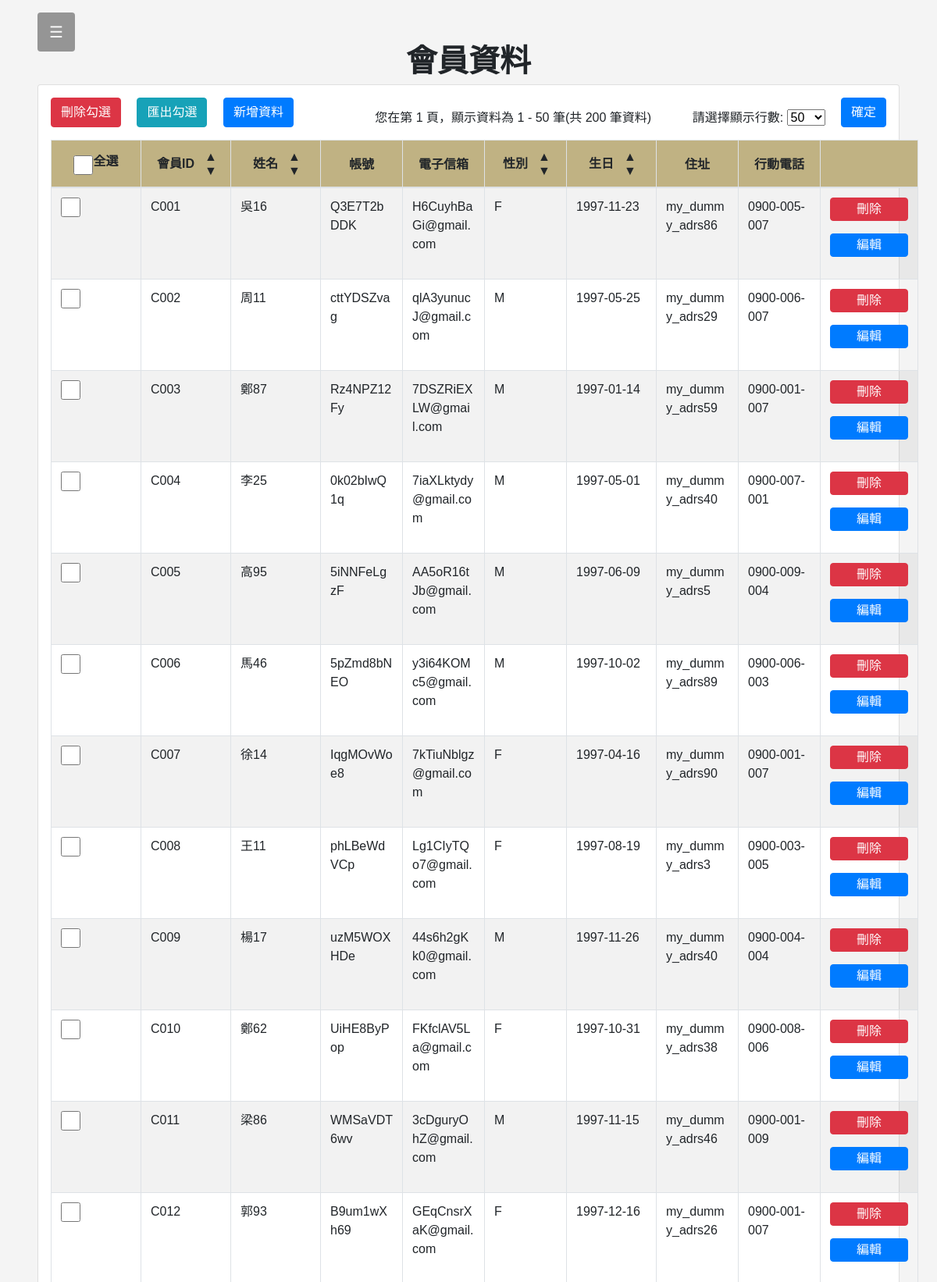
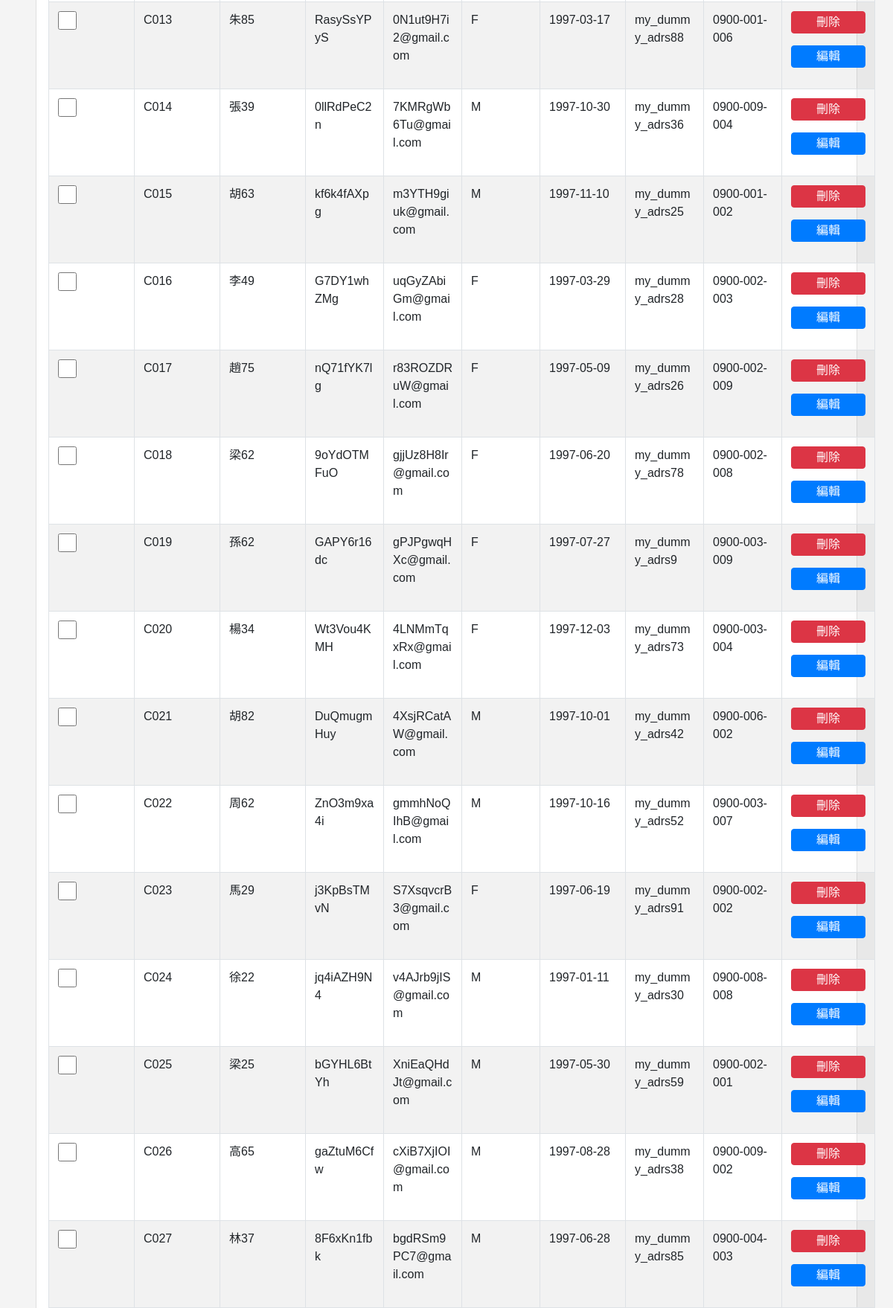
The page /works/members.php (signed in, upper part) on the database its author committed (2 pictures, top to bottom).
### tables this page shows
CREATE TABLE `customers` (
  `customerID` varchar(5) NOT NULL default '', 
  `cName` varchar(20) NOT NULL,  
  `cAccount` varchar(20) NOT NULL unique,  
  `cEmail` varchar(20) NOT NULL unique,  
  `cPassword` varchar(100) NOT NULL,  
  `cSex` enum('F','M') NOT NULL,  
  `cBirthDate` date default NULL,  
  `cAddress` varchar(60) default NULL,  
  `cMobile` varchar(24) default NULL,  
  PRIMARY KEY  (`customerID`)
);

### works/members.php (the view, shortened to what this page needs)
<?php
$link = @mysqli_connect("localhost", "root", "") or die(mysqli_connect_error());
mysqli_select_db($link, "coffee");
if (isset($_GET["page"])) {
    $page = $_GET["page"];
} else {
    $page = 1;
}
$rowNum = $_SESSION["member_row_num"];
$total_num_rows = mysqli_num_rows(mysqli_query($link, "select customerID from coffee.customers;"));
$tableOffSet = $rowNum * ($page - 1);
$showDataStartFrom = $tableOffSet + 1;
$showDataEndTo = $tableOffSet + $rowNum;
$ASCorDESC = $_SESSION["ASCorDESC"];
$orderby = $_SESSION["cu_orderby"];
?>
<!DOCTYPE html>
<head>
    <link rel="stylesheet" href="https://maxcdn.bootstrapcdn.com/bootstrap/4.4.1/css/bootstrap.min.css">
    <link rel="stylesheet" type="text/css" href="../demostyle.css">
</head>
<body class="bg-color-Paper">
<?php include '../parts/head.php';?>
<div class="main p-5">
<div class="container" style="text-align:center; font-size: 40px; font-weight: 700;">會員資料</div>
<form method='post' class="card p-3">
    <div>
        <input type="submit" value="刪除勾選" name="deleteSelected" onclick="return confirm('你確定要刪除勾選資料嗎？')"class="btn btn-danger mb-3">
        <input type="submit" value="匯出勾選" class="btn btn-info ml-3 mb-3" name="exportSelected">
        <input type="button" value="新增資料" name="edit" class="btn btn-primary ml-3 mb-3"
               data-toggle="modal" data-target="#myModal">
                <div class='float-right'>
                    <span class="mr-5">
                    <?php echo "您在第 $page 頁，顯示資料為 $showDataStartFrom - $showDataEndTo 筆(共 $total_num_rows 筆資料)" ?>
                    </span>
                    <label for="row_num_select">請選擇顯示行數:</label>
                    <select id="row_num_select" name="row_num">
                        <option value="50" <?php if ($rowNum == 50) {echo "selected";}?>>50 </option>
                    </select>
                    <input type="submit" value="確定" name="row_num_submit" class="btn btn-primary ml-3 mb-3">
                </div>
    <table class="table table-striped table-bordered data_main_table">
    <thead class="bg-color-gold">
                    <tr>
                        <th>
                        <div class="d-flex justify-content-center align-items-center flex-row m-0 " style='width: 90px;'>
                            <input type="checkbox" id="selectAll" onclick="selectAllCheckbox()" class='checkmark' style='position: relative;'>
                            <label for="selectAll">全選</label>
                        </div>
                        </th>
                        <th>
                            <div class="d-flex justify-content-center align-items-center flex-row m-0 " style='width: 90px;'>
                                <p class="m-1">會員ID</p>
                                <div class="DESC-ASC ml-2">
                                    <input type="submit" class="d-block btn btn-DESC" value="▲" name="customerID_DESC">
                                    <input type="submit" class="d-block btn btn-ASC" value="▼" name="customerID_ASC">
                                </div>
                            </div>
                        </th>
                        <th>
                            <div class="d-flex justify-content-center align-items-center flex-row m-0" style='width: 90px;'>
                                <p class="m-1">姓名</p>
                                <div class="DESC-ASC ml-2">
                                <input type="submit" class="d-block btn btn-DESC" value="▲" name="cName_DESC">
                                <input type="submit" class="d-block btn btn-ASC" value="▼" name="cName_ASC">
                                </div>
                            </div>
                        </th>
                        <th>
                            <div class="d-flex justify-content-center align-items-center flex-row m-0" style='width: 80px;'>
                                <p class="m-1">帳號</p>
                            </div>
                        </th>
                        <th>
                            <div class="d-flex justify-content-center align-items-center flex-row m-0" style='width: 80px;'>
                                <p class="m-1">電子信箱</p>
                            </div>
                        </th>
                        <th>
                            <div class="d-flex justify-content-center align-items-center flex-row m-0" style='width: 80px;'>
                                <p class="m-1">性別</p>
                                <div class="DESC-ASC ml-2">
                                    <input type="submit" class="d-block btn btn-DESC" value="▲" name="cSex_DESC">
                                    <input type="submit" class="d-block btn btn-ASC" value="▼" name="cSex_ASC">
                                </div>
                            </div>
                        </th>
                        <th>
                            <div class="d-flex justify-content-center align-items-center flex-row m-0" style='width: 90px;'>
                                <p class="m-1">生日</p>
                                <div class="DESC-ASC ml-2">
                                    <input type="submit" class="d-block btn btn-DESC" value="▲" name="cBirthDate_DESC">
                                    <input type="submit" class="d-block btn btn-ASC" value="▼" name="cBirthDate_ASC">
                                </div>
                            </div>
                        </th>
                        <th>
                            <div class="d-flex justify-content-center align-items-center flex-row m-0" style='width: 80px;'>
                                <p class="m-1">住址</p>
                            </div>
                        </th>
                        <th>
                            <div class="d-flex justify-content-center align-items-center flex-row m-0" style='width: 80px;'>
                                <p class="m-1">行動電話</p>
                            </div>
                        </th>
                        <th>
                        </th>
                </thead>
        <tbody>
<?php
$commandText = <<<SqlQuery
select customerID, cName, cAccount, cEmail, cSex, cBirthDate, cAddress, cMobile
from coffee.customers ORDER BY $orderby $ASCorDESC LIMIT $rowNum OFFSET $tableOffSet
SqlQuery;
$result = mysqli_query($link, $commandText);
while ($row = mysqli_fetch_assoc($result)): ?>
<tr class='dataSQL'>
                        <td>
                        <input type="checkbox" name="<?php echo "selected" . $row["customerID"] ?>"class='checkmark'
                        style='position: relative;'>
                        </td>
                        <td id="<?php echo $row["customerID"] . "customerID" ?>"><?php echo $row["customerID"] ?></td>
                        <td id="<?php echo $row["customerID"] . "cName" ?>" ><?php echo $row["cName"] ?></td>
                        <td id="<?php echo $row["customerID"] . "cAccount" ?>" ><?php echo $row["cAccount"] ?></td>
                        <td id="<?php echo $row["customerID"] . "cEmail" ?>" ><?php echo $row["cEmail"] ?></td>
                        <td id="<?php echo $row["customerID"] . "cSex" ?>" ><?php echo $row["cSex"] ?></td>
                        <td id="<?php echo $row["customerID"] . "cBirthDate" ?>" ><?php echo $row["cBirthDate"] ?></td>
                        <td id="<?php echo $row["customerID"] . "cAddress" ?>" ><?php echo $row["cAddress"] ?></td>
                        <td id="<?php echo $row["customerID"] . "cMobile" ?>" ><?php echo $row["cMobile"] ?></td>
                        <td>
                    <input type="submit" value="刪除" name="<?php echo "delete" . $row["customerID"] ?>"
                        class="btn btn-danger mb-3" onclick="return confirm('你確定要刪除這筆資料嗎？')">
                    <input type='button' value="編輯" name="<?php echo "edit" . $row["customerID"] ?>"
                        class="btn btn-primary mb-3" onclick="throwinmodal_MEMBERS(<?php echo "'" . $row['customerID'] . "'" ?>)">
                        </td>
</tr>
            <?php endwhile?>
        </tbody>
    </table>
</form>
</div>
<?php include '../parts/footer.php';?>
</body>

### parts/head.php
<div id="head" class='px-5'>
        <button class="openbtn btn-dark bg-color-charcoal btn" id='openbtn ' onclick="openCloseNav()">☰</button>
    </div>
    <div class="push_footer">

### parts/footer.php (shortened to what this page needs)
</div>

### demostyle.css (style rules this page uses)
.bg-color-gold { background-color: #C0B283 !important; }
.bg-color-Paper { background-color: #F4F4F4 !important; }
.bg-color-charcoal { background-color: #373737 !important; }
.checkmark { position: absolute; top: 0; left: 0; height: 25px; width: 25px; background-color: #eee; }
.checkmark:after { content: ""; position: absolute; display: none; }
body { font-family: 'Noto Sans TC', sans-serif; }
td>input { width: 100px; }
.openbtn { font-size: 20px; cursor: pointer; background-color: #373737; color: white !important; padding: 10px 15px; border: none; opacity: 0.5; transition: .5s; }
#head { transition: margin-left .5s; padding: 16px; position: fixed; transition: 0.5s; z-index: 1; }
.push_footer { min-height: 1024px; }
.btn-DESC, .btn-ASC { height: 1.1rem; margin: 0; background-color: none; padding: 0; line-height: 1rem; }
.data_main_table .btn { line-height: 1; }
.data_main_table th { text-align: center; }
td { word-break: break-all; }

### rows shown on the page
customers: customerID "C001", cName "吳16", cAccount "Q3E7T2bDDK", cEmail "H6CuyhBaGi@gmail.com", cSex "F", cBirthDate "1997-11-23", cAddress "my_dummy_adrs86", cMobile "0900-005-007"
customers: customerID "C002", cName "周11", cAccount "cttYDSZvag", cEmail "qlA3yunucJ@gmail.com", cSex "M", cBirthDate "1997-05-25", cAddress "my_dummy_adrs29", cMobile "0900-006-007"
customers: customerID "C003", cName "鄭87", cAccount "Rz4NPZ12Fy", cEmail "7DSZRiEXLW@gmail.com", cSex "M", cBirthDate "1997-01-14", cAddress "my_dummy_adrs59", cMobile "0900-001-007"
customers: customerID "C004", cName "李25", cAccount "0k02bIwQ1q", cEmail "7iaXLktydy@gmail.com", cSex "M", cBirthDate "1997-05-01", cAddress "my_dummy_adrs40", cMobile "0900-007-001"
customers: customerID "C005", cName "高95", cAccount "5iNNFeLgzF", cEmail "AA5oR16tJb@gmail.com", cSex "M", cBirthDate "1997-06-09", cAddress "my_dummy_adrs5", cMobile "0900-009-004"
customers: customerID "C006", cName "馬46", cAccount "5pZmd8bNEO", cEmail "y3i64KOMc5@gmail.com", cSex "M", cBirthDate "1997-10-02", cAddress "my_dummy_adrs89", cMobile "0900-006-003"
customers: customerID "C007", cName "徐14", cAccount "IqgMOvWoe8", cEmail "7kTiuNblgz@gmail.com", cSex "F", cBirthDate "1997-04-16", cAddress "my_dummy_adrs90", cMobile "0900-001-007"
customers: customerID "C008", cName "王11", cAccount "phLBeWdVCp", cEmail "Lg1CIyTQo7@gmail.com", cSex "F", cBirthDate "1997-08-19", cAddress "my_dummy_adrs3", cMobile "0900-003-005"
customers: customerID "C009", cName "楊17", cAccount "uzM5WOXHDe", cEmail "44s6h2gKk0@gmail.com", cSex "M", cBirthDate "1997-11-26", cAddress "my_dummy_adrs40", cMobile "0900-004-004"
customers: customerID "C010", cName "鄭62", cAccount "UiHE8ByPop", cEmail "FKfclAV5La@gmail.com", cSex "F", cBirthDate "1997-10-31", cAddress "my_dummy_adrs38", cMobile "0900-008-006"
customers: customerID "C011", cName "梁86", cAccount "WMSaVDT6wv", cEmail "3cDguryOhZ@gmail.com", cSex "M", cBirthDate "1997-11-15", cAddress "my_dummy_adrs46", cMobile "0900-001-009"
customers: customerID "C012", cName "郭93", cAccount "B9um1wXh69", cEmail "GEqCnsrXaK@gmail.com", cSex "F", cBirthDate "1997-12-16", cAddress "my_dummy_adrs26", cMobile "0900-001-007"
customers: customerID "C013", cName "朱85", cAccount "RasySsYPyS", cEmail "0N1ut9H7i2@gmail.com", cSex "F", cBirthDate "1997-03-17", cAddress "my_dummy_adrs88", cMobile "0900-001-006"
customers: customerID "C014", cName "張39", cAccount "0llRdPeC2n", cEmail "7KMRgWb6Tu@gmail.com", cSex "M", cBirthDate "1997-10-30", cAddress "my_dummy_adrs36", cMobile "0900-009-004"
customers: customerID "C015", cName "胡63", cAccount "kf6k4fAXpg", cEmail "m3YTH9giuk@gmail.com", cSex "M", cBirthDate "1997-11-10", cAddress "my_dummy_adrs25", cMobile "0900-001-002"
customers: customerID "C016", cName "李49", cAccount "G7DY1whZMg", cEmail "uqGyZAbiGm@gmail.com", cSex "F", cBirthDate "1997-03-29", cAddress "my_dummy_adrs28", cMobile "0900-002-003"
customers: customerID "C017", cName "趙75", cAccount "nQ71fYK7lg", cEmail "r83ROZDRuW@gmail.com", cSex "F", cBirthDate "1997-05-09", cAddress "my_dummy_adrs26", cMobile "0900-002-009"
customers: customerID "C018", cName "梁62", cAccount "9oYdOTMFuO", cEmail "gjjUz8H8Ir@gmail.com", cSex "F", cBirthDate "1997-06-20", cAddress "my_dummy_adrs78", cMobile "0900-002-008"
customers: customerID "C019", cName "孫62", cAccount "GAPY6r16dc", cEmail "gPJPgwqHXc@gmail.com", cSex "F", cBirthDate "1997-07-27", cAddress "my_dummy_adrs9", cMobile "0900-003-009"
customers: customerID "C020", cName "楊34", cAccount "Wt3Vou4KMH", cEmail "4LNMmTqxRx@gmail.com", cSex "F", cBirthDate "1997-12-03", cAddress "my_dummy_adrs73", cMobile "0900-003-004"
customers: customerID "C021", cName "胡82", cAccount "DuQmugmHuy", cEmail "4XsjRCatAW@gmail.com", cSex "M", cBirthDate "1997-10-01", cAddress "my_dummy_adrs42", cMobile "0900-006-002"
customers: customerID "C022", cName "周62", cAccount "ZnO3m9xa4i", cEmail "gmmhNoQIhB@gmail.com", cSex "M", cBirthDate "1997-10-16", cAddress "my_dummy_adrs52", cMobile "0900-003-007"
customers: customerID "C023", cName "馬29", cAccount "j3KpBsTMvN", cEmail "S7XsqvcrB3@gmail.com", cSex "F", cBirthDate "1997-06-19", cAddress "my_dummy_adrs91", cMobile "0900-002-002"
customers: customerID "C024", cName "徐22", cAccount "jq4iAZH9N4", cEmail "v4AJrb9jIS@gmail.com", cSex "M", cBirthDate "1997-01-11", cAddress "my_dummy_adrs30", cMobile "0900-008-008"
customers: customerID "C025", cName "梁25", cAccount "bGYHL6BtYh", cEmail "XniEaQHdJt@gmail.com", cSex "M", cBirthDate "1997-05-30", cAddress "my_dummy_adrs59", cMobile "0900-002-001"
customers: customerID "C026", cName "高65", cAccount "gaZtuM6Cfw", cEmail "cXiB7XjIOI@gmail.com", cSex "M", cBirthDate "1997-08-28", cAddress "my_dummy_adrs38", cMobile "0900-009-002"
customers: customerID "C027", cName "林37", cAccount "8F6xKn1fbk", cEmail "bgdRSm9PC7@gmail.com", cSex "M", cBirthDate "1997-06-28", cAddress "my_dummy_adrs85", cMobile "0900-004-003"

### other values the page prints
$page "1"
$showDataStartFrom "1"
$showDataEndTo "50"
$total_num_rows "200"
